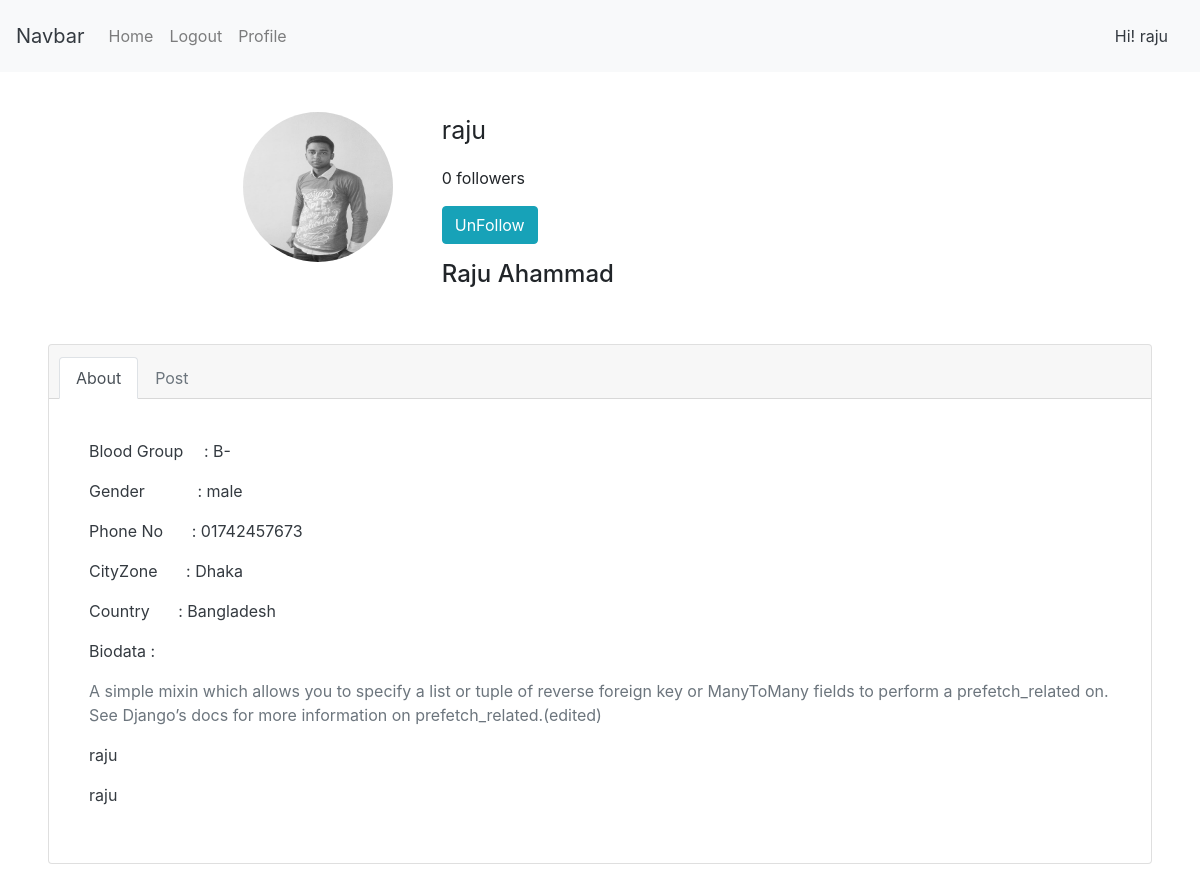
The page /userdetail/2/ on the database its author committed.
### profilee/models.py (models this page shows, shortened)
class User(AbstractUser):
    email = models.EmailField(_('email address'), unique=True)
    USERNAME_FIELD = 'email'
    REQUIRED_FIELDS = []
    objects = UserManager()

class UserProfile(models.Model):
    MALE = 'male'
    FEMALE = 'female'
    OTHERS = 'others'
    GENDER_CHOICE = (
    (MALE, 'male'),
    (FEMALE, 'female'),
    (OTHERS, 'others'),
    )
    user = models.OneToOneField(settings.AUTH_USER_MODEL, on_delete=models.CASCADE)
    blood_group = models.CharField(max_length=100, null=True)
    gender = models.CharField(max_length=120, choices=GENDER_CHOICE, default=MALE)
    website = models.URLField(default='', blank=True)
    bio = models.TextField(default='', blank=True, null=True)
    phone = models.CharField(max_length=20, blank=True, default='')
    city = models.CharField(max_length=100, default='', blank=True)
    country = models.CharField(max_length=100, default='', blank=True)
    image = models.ImageField(default='default.png', blank = True, null=True)

### image/models.py (models this page shows, shortened)
class Image(models.Model):
    user = models.ForeignKey(settings.AUTH_USER_MODEL, related_name='image_create', on_delete=models.CASCADE)
    users_like = models.ManyToManyField(settings.AUTH_USER_MODEL, related_name='image_liked', blank=True)
    title   = models.CharField(max_length=120)
    slug    = models.SlugField(max_length=120, blank=True, null=True)
    url     = models.URLField(blank=True, null=True)
    image   = models.ImageField(default='default.png', blank = True, null=True)
    description = models.TextField(blank=True, null=True)
    created = models.DateTimeField(auto_now_add=True, db_index=True)
    class Meta:
        ordering = ['-created']

### image/views.py (the view)
# urls.py: path('userdetail/<int:pk>/', views.profileView.as_view(), name='userdetail'),
class profileView(ListView):
    model = Image
    template_name = 'image/userprofile.html'
    def get_queryset(self):
        self.user = get_object_or_404(User, pk=self.kwargs['pk'])
        return Image.objects.filter(user=self.user)
    def get_context_data(self,**kwargs):
        context = super(profileView, self).get_context_data(**kwargs)
        context['user'] = self.user
        return context

### templates/image/userprofile.html (shortened to what this page needs)
{% extends 'base.html' %}
{% load crispy_forms_tags %}
{% block content %}
<br>
<div class="conatiner mt-3 ml-5 mr-5">
  {% with total_followers=user.followers.count %}
  <div class="row mr-4">
  <div class="col-sm-3 " style="margin-left: 120px; padding-left: 90px;">
    <div class="">
      <img src="{{ user.userprofile.image.url }}" class="img-circle" style="width: 150px; height: 150px; border-radius: 50%; " alt="profile photo">
    </div>
  </div>
  <div class="col-sm-6">
    <div class="">
        <p style="font-size: 25px;">{{ user.username }}</p>
        <p class=""><span class="count" > <span class="total " > {{  total_followers }} </span> follower{{ total_followers|pluralize }} </span></p>
        <p><a href="#" data-id="{{ user.id }}" data-action="{% if request.user in user.followers.all %} un {% endif %}follow"  class="follow btn btn-info"> {% if request.user in not user.followers.all %} Follow {% else %} UnFollow {% endif %}</a></p>
        <h4>{{user.first_name}} {{user.last_name}}</h4>
    </div>
  </div>
</div>
<br>
<div class="card mt-4">
  <div class="card-header ">
    <ul class="nav nav-tabs card-header-tabs">
      <li class="nav-item">
        <a class="nav-link active" href="#">About</a>
      </li>
      <li class="nav-item">
        <a class="nav-link disabled" href="#" tabindex="-1" aria-disabled="true">Post</a>
      </li>
    </ul>
  </div>
  <div class="card-body text-dark">
    <div class="card-body">
      <p> Blood Group <span class="ml-3 mb-2"> : {{ user.userprofile.blood_group }}</span> </p>
      <p>Gender <span class="ml-5 mb-2"> : {{ user.userprofile.gender }}</span></p>
      <p>Phone No <span class="ml-4 mb-2">: {{ user.userprofile.phone }}</span></p>
      <p>CityZone <span class="ml-4 mb-2">: {{ user.userprofile.city }}</span></p>
      <p> Country <span class="ml-4 mb-2">: {{ user.userprofile.country }}</span></p>
      <p class=""> Biodata : </p>
      <p class="text-secondary">{{ user.userprofile.bio }}</p>
      {% for users in object_list %}
      <p>{{ users.user.username }}</p>
      {% endfor %}
    </div>
  </div>
  </div>
  {% endwith %}
</div>
</div>
<br>
<br>
<br>
{% endblock  %}

### templates/base.html (shortened to what this page needs)
<!doctype html>
<html lang="en">
  <head>
    <link rel="stylesheet" href="https://stackpath.bootstrapcdn.com/bootstrap/4.2.1/css/bootstrap.min.css">
  </head>
  <body>
    <div class="">
  <nav class="navbar navbar-expand-lg navbar-light bg-light">
    <a class="navbar-brand text-dark" href="{% url 'home' %}">Navbar</a>
    <div class="collapse navbar-collapse" id="navbarText">
      <ul class="navbar-nav mr-auto">
        <li  class="{% if request.resolver_match.url_name == "home" %}active{% endif %}">
          <a class="nav-link" href="{% url 'home' %}">Home <span class="sr-only">(current)</span></a>
        </li>
        {% if user.is_authenticated %}
        <li class="{% if request.resolver_match.url_name == "logout" %}active{% endif %}">
          <a class="nav-link" href="{% url 'logout' %}">Logout </a>
        </li>
        {% else %}
        <li class="nav-item ">
          <a class="nav-link " href="{% url 'login' %}">Login <span class="sr-only"></span></a>
        </li>
        {% endif %}
        <li class="{% if request.resolver_match.url_name == "profile" %}active{% endif %}">
          <a class="nav-link " href="{% url 'profile' %}">Profile </a>
        </li>
      </ul>
      <span class="navbar-text">
        <a class="nav-link text-dark" href="{% url 'profile' %}">Hi! {{  user.username }} </a>
      </span>
    </div>
  </nav>
  <div class="">
    {% block content %}
    {% endblock %}
  </div>
  </body>
</html>

### rows shown on the page
User: username "raju", userprofile.image (picture), first_name "Raju", last_name "Ahammad", userprofile.blood_group "B-", userprofile.gender "male", userprofile.phone "01742457673", userprofile.city "Dhaka", userprofile.country "Bangladesh", userprofile.bio "A simple mixin which allows you to specify a list or tuple of reverse foreign key or ManyToMany fields to perform a prefetch_related on. See Django’s docs for more information on prefetch_related.(edited)"
Image: user.username "raju"
Image: user.username "raju"

### other values the page prints
{{ total_followers }} "0"
